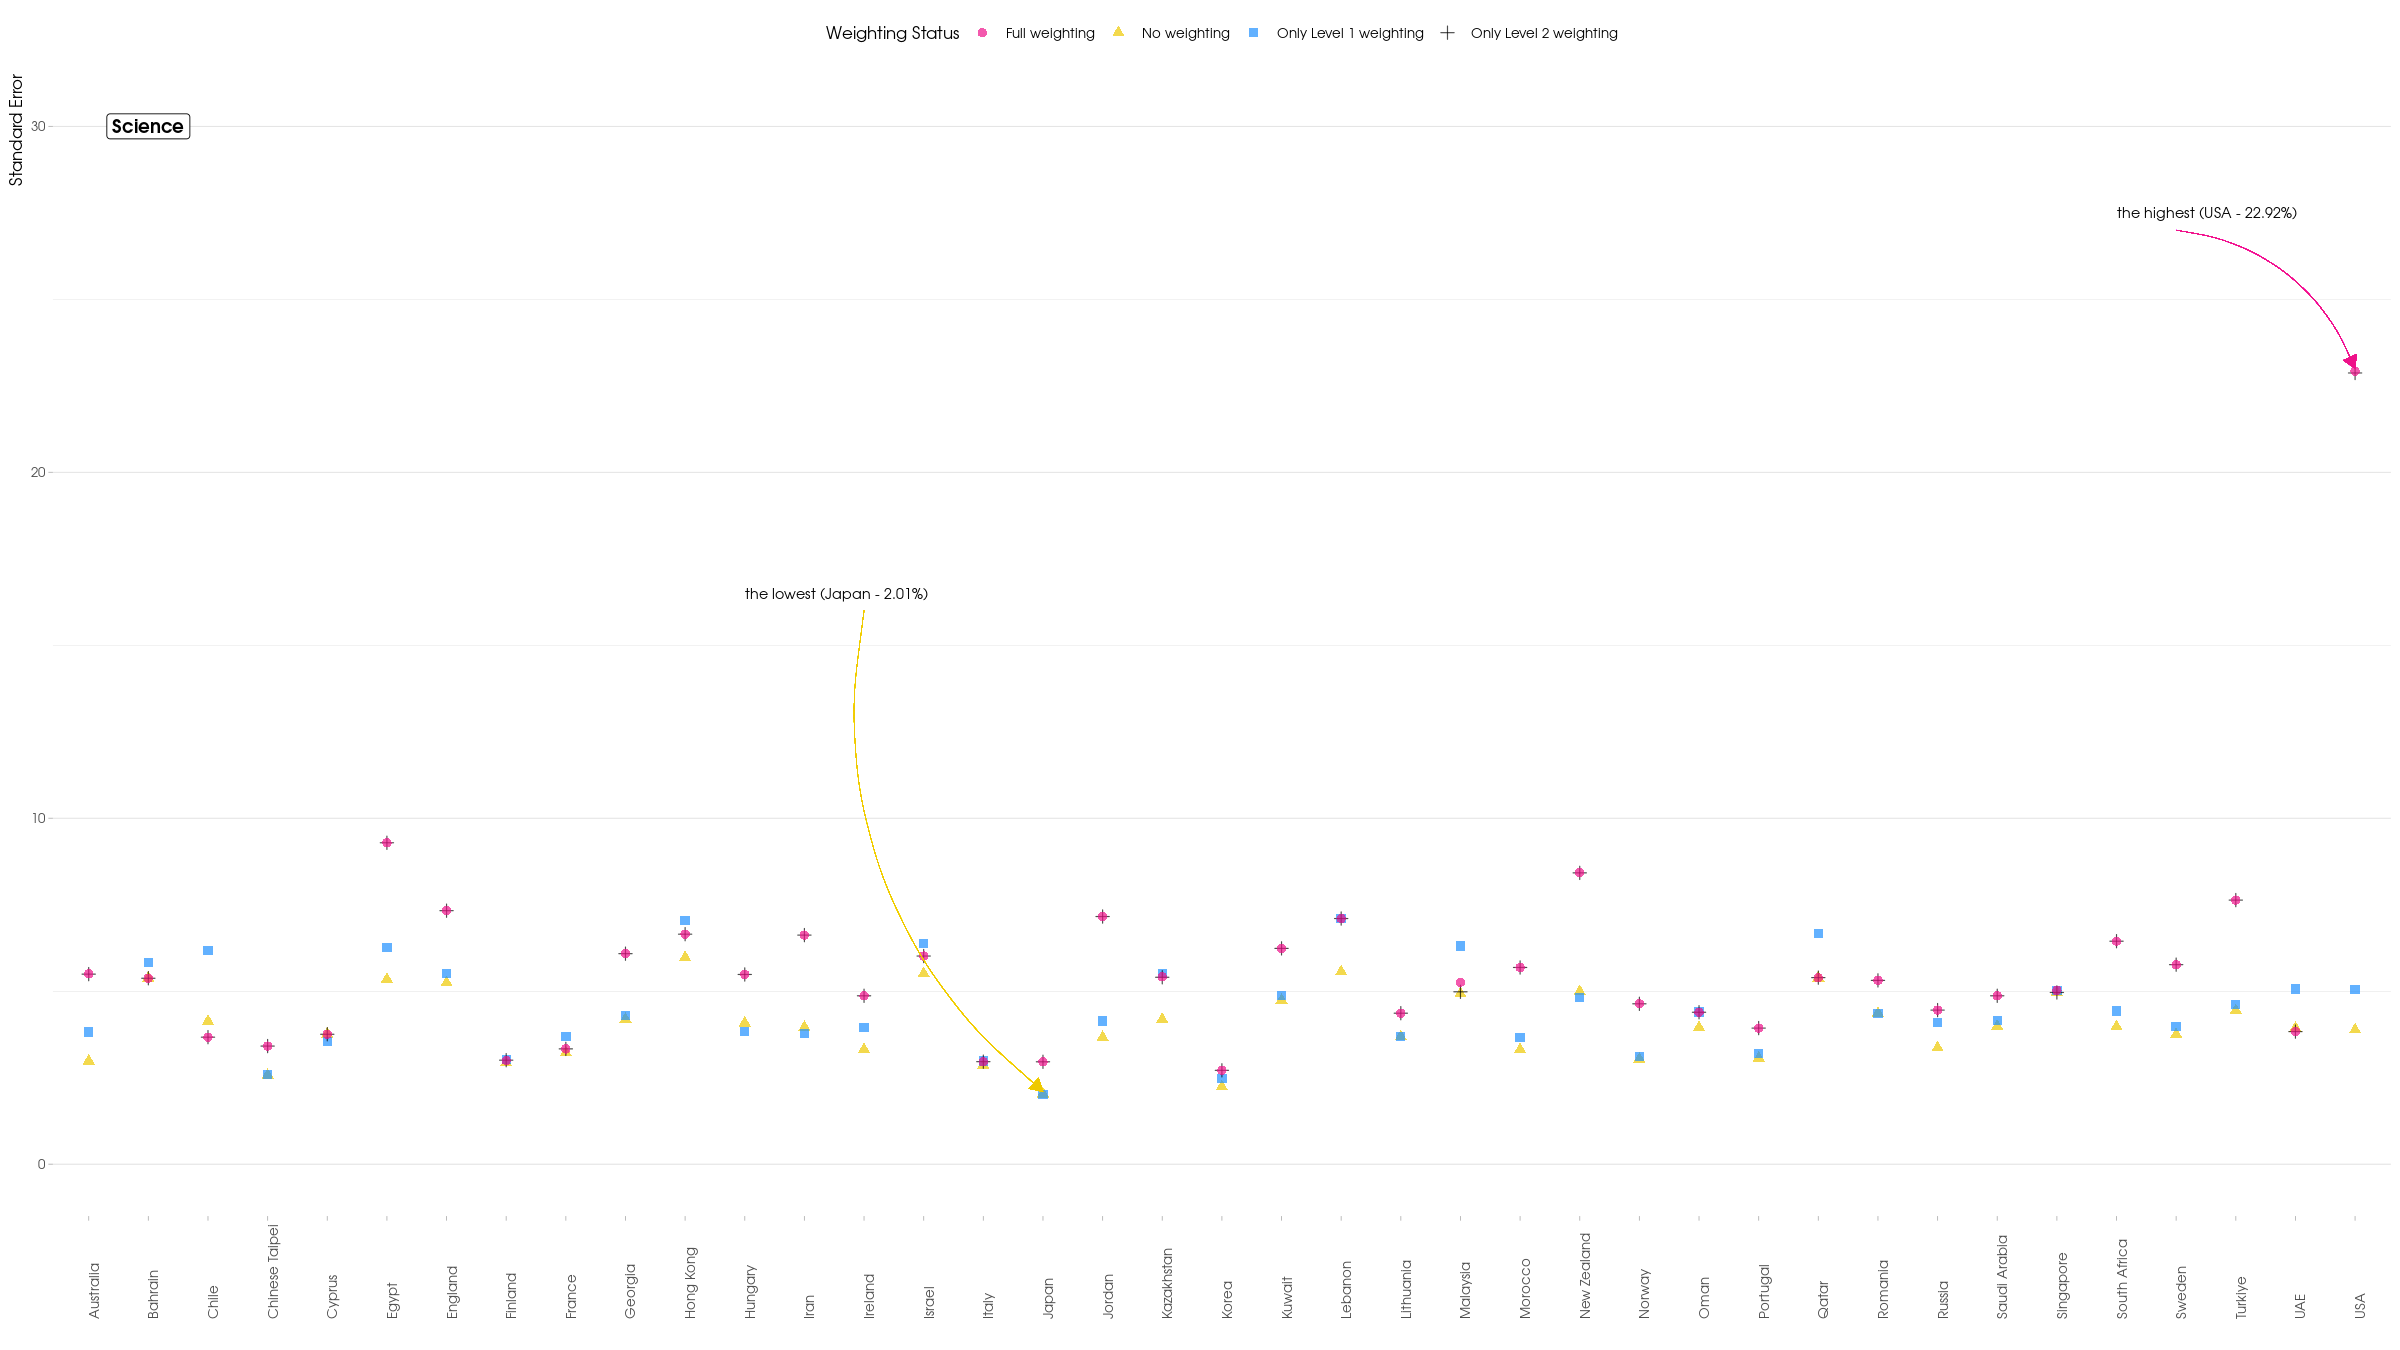

This figure's R source:
# importing dataset

# changing variable names (only for fixing legend title problem)
colnames(data_sci) <- c("country","se","var_betweenschools", "Weighting Status")

# drawing bplot4
library(ggplot2)
bplot4 <- ggplot(data_sci, aes(x = country, y = se, color = `Weighting Status`)) +
  geom_point(aes(shape = `Weighting Status`), size = 2.3, alpha = 0.7) +
  labs(x = "", y = "Standard Error") +
  theme_light() +
  theme(panel.grid.major.x = element_blank(),
        panel.border = element_blank(),
        axis.text.x = element_text(angle = 90, hjust = 0),
        axis.title.y = element_text(hjust = 1),
        text = element_text(family = "AvantGarde", size = 10),
        legend.position = "top") +
  scale_colour_manual(values = c("#ee1289","#eec900", "#1e8fff", "black")) +
  ylim(0, 30) +
  geom_curve(aes(x = 36, y = 27, xend = 39, yend = 23),
             arrow = arrow(length = unit(0.3, "cm"), type = "closed"),
             color = "#ee1289",
             size = 0.1,
             curvature = -0.3
             ) +
  annotate(geom = "text", x = 35, y = 27.5, hjust = 0, label = "the highest (USA - 22.92%)", 
           color = "black", size = 3, family = "AvantGarde") +
  geom_curve(aes(x = 14, y = 16, xend = 17, yend = 2.1),
             arrow = arrow(length = unit(0.3, "cm"), type = "closed"),
             color = "#eec900",
             size = 0.1,
             curvature = 0.3
             ) +
  annotate(geom = "text", x = 12, y = 16.5, hjust = 0, label = "the lowest (Japan - 2.01%)", 
           color = "black", size = 3, family = "AvantGarde") +
  annotate("label", x = 2, y = 30, label = "Science", family = "AvantGarde", fontface = "bold") 

bplot4
